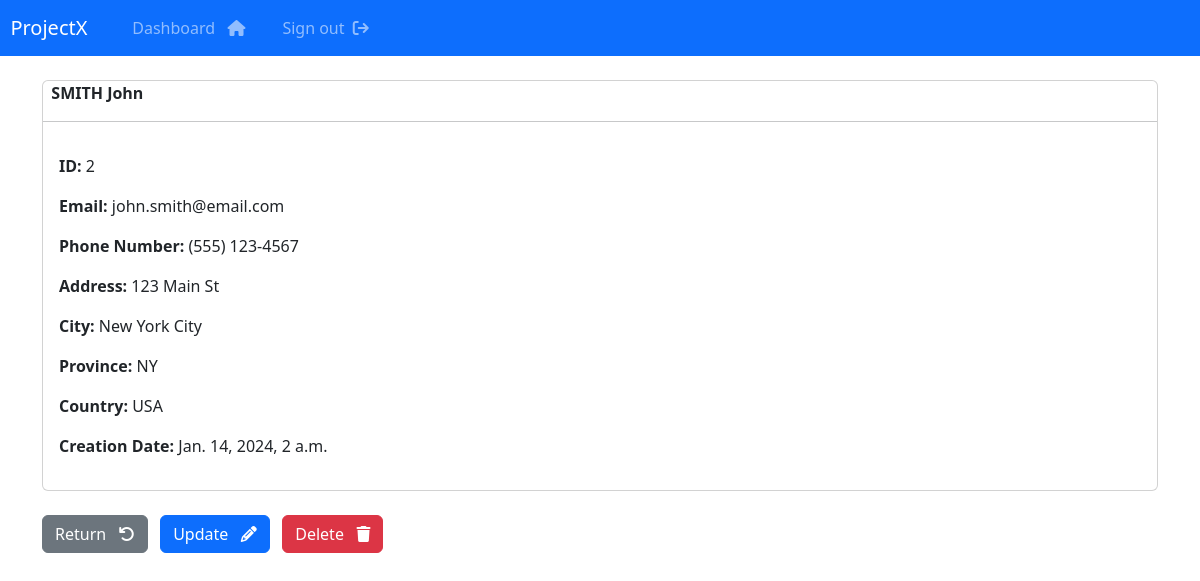
The page /record/2 (signed in) on the database its author committed.
### webapp/models.py (models this page shows, shortened)
class Record(models.Model):
    creation_date = models.DateTimeField(auto_now_add = True)
    first_name = models.CharField(max_length = 100)
    last_name = models.CharField(max_length = 100)
    email = models.CharField(max_length = 255)
    phone = models.CharField(max_length = 20)
    address = models.CharField(max_length = 300)
    city = models.CharField(max_length = 255)
    province = models.CharField(max_length = 200)
    country = models.CharField(max_length = 125)

### webapp/views.py (the view)
# urls.py: path('record/<int:pk>', views.record, name='record'),
@login_required(login_url='my-login')
def record(request, pk):
    all_records = Record.objects.get(id=pk)
    return render(request, 'webapp/view-record.html', {'record':all_records})

### webapp/templates/webapp/view-record.html (shortened to what this page needs)
{% extends 'webapp/base.html' %}
{% block content %}
  <div class="card">
    <strong>
      {{ record.last_name|upper }}
      {{ record.first_name }}
      <hr />
    </strong>
    <div class="card-body">
      <p>
        <strong>ID:</strong> {{ record.id }}
      </p>
      <p>
        <strong>Email:</strong> {{ record.email }}
      </p>
      <p>
        <strong>Phone Number:</strong> {{ record.phone }}
      </p>
      <p>
        <strong>Address:</strong> {{ record.address }}
      </p>
      <p>
        <strong>City:</strong> {{ record.city }}
      </p>
      <p>
        <strong>Province:</strong> {{ record.province }}
      </p>
      <p>
        <strong>Country:</strong> {{ record.country }}
      </p>
      <p>
        <strong>Creation Date:</strong> {{ record.creation_date }}
      </p>
    </div>
  </div>
  <br />
  <a href="{% url 'dashboard' %}" class="btn btn-secondary">Return &nbsp; <i class="fa fa-undo" aria-hidden="true"></i></a>
  <a href="{% url 'update-record' record.id %}" class="btn btn-primary">Update &nbsp; <i class="fa fa-pencil" aria-hidden="true"></i></a>
  <a href="{% url 'delete-record' record.id %}" class="btn btn-danger">Delete &nbsp; <i class="fa fa-trash" aria-hidden="true"></i></a>
{% endblock %}

### rows shown on the page
Record: last_name "SMITH", first_name "John", id "2", email "john.smith@email.com", phone "(555) 123-4567", address "123 Main St", city "New York City", province "NY", country "USA", creation_date "Jan. 14, 2024, 2 a.m."
